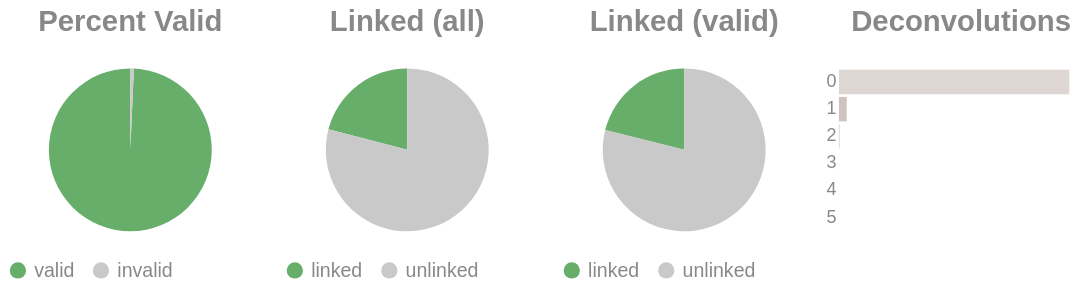

Write notebook code for a chart like this one.
### Code cell
if SKIPLR:
    pass
else:
    clash = Counter()
    for i in valids['molecule'].to_list():
        _mol = i.split("-")
        if len(_mol) == 1:
            clash.update('0')
        else:
            clash.update(_mol[-1])

    _d = {"deconvolutions": [], 'count': []}
    for k,v in clash.items():
        _d['deconvolutions'].append(k)
        _d['count'].append(v)

    tot_valid = valids['reads'].sum()
    mask = valids['reads'] >= 2
    n_linked_reads = valids.filter(mask)['reads'].sum()
    if n_linked_reads == 0:
        print_html("No linked molecules (>=2 reads) were detected; skipping linked-only distributions.")
        SKIPLR = True
    else:
        perc_valid = round(tot_valid / n_reads, 4)
        linked_perc_abs = round(n_linked_reads / n_reads, 4)
        linked_perc = round(n_linked_reads / tot_valid, 4)

    _valid = pl.DataFrame({"valids": ['valid', 'invalid'], "count": [tot_valid, n_reads - tot_valid]})
    _linked_abs = pl.DataFrame({"linked (absolute)": ['linked', 'unlinked'], "count": [n_linked_reads, n_reads - n_linked_reads]})
    _linked_rel = pl.DataFrame({"linked (valids)": ['linked', 'unlinked'], "count": [n_linked_reads, tot_valid - n_linked_reads]})

    (
        alt.hconcat(
            piechart(_valid, goodval = 'valid', title = "Percent Valid"),
            piechart(_linked_abs, goodval = "linked", title =  "Linked (all)"),
            piechart(_linked_rel, goodval = "linked", title =  "Linked (valid)"),
            convolutionbar(pl.DataFrame(_d), title = "Deconvolutions"),
            center = True,
            bounds = 'flush'
        )
        .resolve_scale(color='independent')
        .resolve_legend('independent')
        .properties(usermeta={'embedOptions': {"actions": False}})
    ).display()

### Figure 1 — Vega-Lite specification as saved in the notebook (floating-point values rounded to 4 significant figures)
{"width": "container", "height": 400, "config": {"title": {"anchor": "start", "dy": -15, "fontSize": 18, "color": "#888888", "subtitleColor": "#888888", "subtitleFontSize": 14}, "arc": {"fill": "#0072B2"}, "axis": {"domainColor": "#888888", "domainWidth": 0.5, "gridWidth": 0.2, "grid": false, "titleFontWeight": 400, "titleFontSize": 15, "labelFontSize": 11, "labelColor": "#888888", "tickColor": "#888888", "tickWidth": 0.2, "titleColor": "#888888"}, "axisBand": {"grid": false}, "axisX": {"grid": true, "tickSize": 10, "domainCap": "round"}, "axisY": {"domain": false, "grid": true, "tickSize": 0, "domainCap": "round"}, "background": "transparent", "header": {"labelFontSize": 15, "labelColor": "#888888", "titleFontSize": 15, "titleFontWeight": 600, "titleColor": "#888888"}, "legend": {"labelFont": "sans-serif", "labelFontSize": 12, "labelColor": "#888888", "symbolSize": 100, "symbolType": "circle", "titleFontSize": 12, "titlePadding": 10, "titleColor": "#888888", "title": null}, "range": {"category": ["#E69F00", "#56B4E9", "#009E73", "#F0E442", "#0072B2", "#D55E00", "#CC79A7", "#000000"], "diverging": ["#cfe8f3", "#a2d4ec", "#73bfe2", "#46abdb", "#1696d2", "#12719e"]}, "area": {"fill": "#0072B2", "fillOpacity": 0.7, "line": true, "strokeOpacity": 0.7}, "line": {"color": "#0072B2", "stroke": "#0072B2", "strokeWidth": 2}, "trail": {"color": "#0072B2", "stroke": "#0072B2", "strokeWidth": 0, "size": 1}, "point": {"filled": true, "fillOpacity": 1.0, "size": 95}, "text": {"color": "#888888", "fontSize": 11, "align": "right", "fontWeight": 400, "size": 11}, "bar": {"fill": "#0072B2", "stroke": null}, "view": {"stroke": null, "continuousWidth": 660, "continuousHeight": 400}}, "hconcat": [{"data": {"name": "data-89b51fdc241563776080d7cdc2663e11"}, "mark": {"type": "arc"}, "encoding": {"color": {"field": "valids", "legend": {"orient": "bottom", "title": null}, "scale": {"domain": ["valid", "invalid"], "range": ["#68ae6b", "#C9C9C9"]}, "title": "Valids", "type": "nominal"}, "theta": {"field": "count", "type": "quantitative"}, "tooltip": [{"field": "valids", "title": "Valids", "type": "ordinal"}, {"field": "percent", "format": ".2%", "title": "Percent", "type": "quantitative"}, {"field": "count", "title": "Count", "type": "quantitative"}]}, "height": 100, "title": {"text": "Percent Valid", "align": "center", "anchor": "middle"}, "transform": [{"calculate": "datum.count / 4998101", "as": "percent"}], "width": 150}, {"data": {"name": "data-d4ffbac7eb510ec143a670472a047f60"}, "mark": {"type": "arc"}, "encoding": {"color": {"field": "linked (absolute)", "legend": {"orient": "bottom", "title": null}, "scale": {"domain": ["linked", "unlinked"], "range": ["#68ae6b", "#C9C9C9"]}, "title": "Linked (Absolute)", "type": "nominal"}, "theta": {"field": "count", "type": "quantitative"}, "tooltip": [{"field": "linked (absolute)", "title": "Linked (Absolute)", "type": "ordinal"}, {"field": "percent", "format": ".2%", "title": "Percent", "type": "quantitative"}, {"field": "count", "title": "Count", "type": "quantitative"}]}, "height": 100, "title": {"text": "Linked (all)", "align": "center", "anchor": "middle"}, "transform": [{"calculate": "datum.count / 4998101", "as": "percent"}], "width": 150}, {"data": {"name": "data-185eafad0256286c9829b1467beb7217"}, "mark": {"type": "arc"}, "encoding": {"color": {"field": "linked (valids)", "legend": {"orient": "bottom", "title": null}, "scale": {"domain": ["linked", "unlinked"], "range": ["#68ae6b", "#C9C9C9"]}, "title": "Linked (Valids)", "type": "nominal"}, "theta": {"field": "count", "type": "quantitative"}, "tooltip": [{"field": "linked (valids)", "title": "Linked (Valids)", "type": "ordinal"}, {"field": "percent", "format": ".2%", "title": "Percent", "type": "quantitative"}, {"field": "count", "title": "Count", "type": "quantitative"}]}, "height": 100, "title": {"text": "Linked (valid)", "align": "center", "anchor": "middle"}, "transform": [{"calculate": "datum.count / 4963088", "as": "percent"}], "width": 150}, {"data": {"name": "data-324bc82771e16cc02719340f20be2ce4"}, "mark": {"type": "bar"}, "encoding": {"color": {"field": "deconvolutions", "legend": null, "scale": {"scheme": "lightgreyred"}, "type": "nominal"}, "tooltip": [{"field": "deconvolutions", "title": "Deconvolutions", "type": "ordinal"}, {"field": "percent", "format": ".2%", "title": "Percent", "type": "quantitative"}, {"field": "count", "title": "Count", "type": "quantitative"}], "x": {"axis": null, "field": "count", "type": "quantitative"}, "y": {"field": "deconvolutions", "sort": "ascending", "title": null, "type": "nominal"}}, "height": 100, "title": {"text": "Deconvolutions", "align": "center", "anchor": "middle"}, "transform": [{"calculate": "datum.count / 4393819", "as": "percent"}], "width": 150}], "bounds": "flush", "center": true, "resolve": {"legend": {"angle": "independent"}, "scale": {"color": "independent"}}, "usermeta": {"embedOptions": {"actions": false}}, "$schema": "https://vega.github.io/schema/vega-lite/v6.1.0.json", "datasets": {"data-89b51fdc241563776080d7cdc2663e11": [{"valids": "valid", "count": 4963088}, {"valids": "invalid", "count": 35013}], "data-d4ffbac7eb510ec143a670472a047f60": [{"linked (absolute)": "linked", "count": 1046496}, {"linked (absolute)": "unlinked", "count": 3951605}], "data-185eafad0256286c9829b1467beb7217": [{"linked (valids)": "linked", "count": 1046496}, {"linked (valids)": "unlinked", "count": 3916592}], "data-324bc82771e16cc02719340f20be2ce4": [{"deconvolutions": "0", "count": 4241459}, {"deconvolutions": "1", "count": 143614}, {"deconvolutions": "2", "count": 8128}, {"deconvolutions": "3", "count": 569}, {"deconvolutions": "4", "count": 45}, {"deconvolutions": "5", "count": 4}]}}
